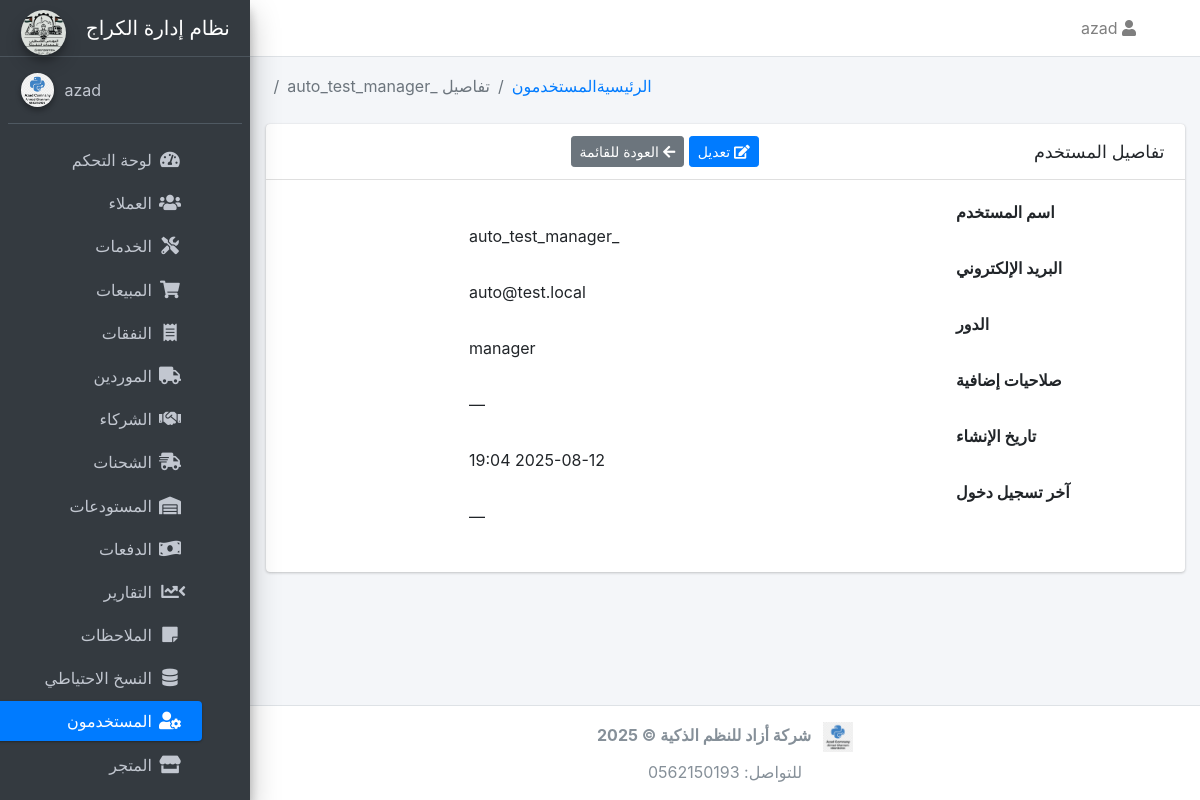
The app's page /users/2 (signed in) with its own data.
### models.py (models this page shows, shortened)
class TimestampMixin:
    created_at = db.Column(db.DateTime, default=datetime.utcnow, nullable=False)
    updated_at = db.Column(db.DateTime, default=datetime.utcnow, onupdate=datetime.utcnow, nullable=False)

class User(db.Model, UserMixin, TimestampMixin):
    __tablename__ = "users"
    id = db.Column(db.Integer, primary_key=True)
    username = db.Column(db.String(50), unique=True, nullable=False)
    email = db.Column(db.String(120), unique=True, nullable=False)
    password_hash = db.Column(db.String(128), nullable=False)
    role_id = db.Column(db.Integer, db.ForeignKey("roles.id"))
    is_active = db.Column(db.Boolean, default=True)
    last_login = db.Column(db.DateTime)
    role = db.relationship("Role", backref="users")
    extra_permissions = db.relationship(
        "Permission",
        secondary=user_permissions,
        backref=db.backref("users_extra", lazy="dynamic"),
        lazy="dynamic",
    )
    service_requests = db.relationship("ServiceRequest", back_populates="mechanic", lazy="dynamic")
    sales = db.relationship("Sale", back_populates="seller", cascade="all, delete-orphan")

class Role(db.Model):
    __tablename__ = "roles"
    id = db.Column(db.Integer, primary_key=True)
    name = db.Column(db.String(50), unique=True, nullable=False)
    description = db.Column(db.String(200))
    is_default = db.Column(db.Boolean, default=False)
    permissions = db.relationship(
        "Permission",
        secondary=role_permissions,
        lazy="selectin",
        backref=db.backref("roles", lazy="selectin"),
    )

### routes/users.py (the view)
@users_bp.route("/<int:user_id>", methods=["GET"], endpoint="user_detail")
@login_required
@permission_required("manage_users")
def user_detail(user_id):
    user = _get_or_404(User, user_id)
    return render_template("users/detail.html", user=user)

### app.py (called while the page is built, shortened)
@login_manager.user_loader
def load_user(user_id):
    from sqlalchemy.orm import joinedload, lazyload
    from sqlalchemy import select
    uid_str = str(user_id or "").strip()
    try:
        ident = int(uid_str)
    except Exception:
        return None
    stmt_user = (
        select(User)
        .options(joinedload(User.role).joinedload(Role.permissions))
        .where(User.id == ident)
    )
    user = db.session.execute(stmt_user).unique().scalar_one_or_none()
    if user:
        return user
    stmt_cust = select(Customer).options(lazyload("*")).where(Customer.id == ident)
    return db.session.execute(stmt_cust).scalar_one_or_none()

### routes/users.py (called while the page is built)
def _get_or_404(model, ident, options=None):
    q = db.session.query(model)
    if options:
        for opt in options:
            q = q.options(opt)
        obj = q.filter_by(id=ident).first()
    else:
        obj = db.session.get(model, ident)
    if obj is None:
        abort(404)
    return obj

### utils.py (called while the page is built, shortened)
def permission_required(*permission_names):
    base_needed = {str(p).strip().lower() for p in permission_names if p}
    def decorator(f):
        @wraps(f)
        def wrapped(*args, **kwargs):
            try:
                from flask import current_app as _ca
                cfg = getattr(_ca, "config", {})
            except Exception:
                cfg = {}
            if cfg.get("PERMISSION_DISABLED") or cfg.get("LOGIN_DISABLED"):
                return f(*args, **kwargs)
            try:
                role_name = str(
                    getattr(getattr(current_user, "role", None), "name", "")
                ).lower()
                if role_name in {r.lower() for r in _SUPER_ROLES}:
                    return f(*args, **kwargs)
            except Exception:
                pass
        return wrapped
    return decorator

### templates/users/detail.html (shortened to what this page needs)
{% extends 'base.html' %}
{% block breadcrumb %}
<li class="breadcrumb-item">
  <a href="{{ url_for('main.dashboard') }}">الرئيسية</a>
</li>
<li class="breadcrumb-item">
  <a href="{{ url_for('users_bp.list_users') }}">المستخدمون</a>
</li>
<li class="breadcrumb-item active">تفاصيل {{ user.username }}</li>
{% endblock %}
{% block content %}
<div class="container-fluid">
  <div class="card">
    <div class="card-header d-flex justify-content-between align-items-center">
      <h3 class="card-title mb-0">تفاصيل المستخدم</h3>
      <div class="card-tools">
        <a href="{{ url_for('users_bp.edit_user', user_id=user.id) }}" class="btn btn-sm btn-primary">
          <i class="fas fa-edit"></i> تعديل
        </a>
        <a href="{{ url_for('users_bp.list_users') }}" class="btn btn-sm btn-secondary">
          <i class="fas fa-arrow-left"></i> العودة للقائمة
        </a>
      </div>
    </div>
    <div class="card-body">
      <dl class="row">
        <dt class="col-sm-3">اسم المستخدم</dt>
        <dd class="col-sm-9">{{ user.username }}</dd>
        <dt class="col-sm-3">البريد الإلكتروني</dt>
        <dd class="col-sm-9">{{ user.email }}</dd>
        <dt class="col-sm-3">الدور</dt>
        <dd class="col-sm-9">{{ user.role.name if user.role else '—' }}</dd>
        <dt class="col-sm-3">صلاحيات إضافية</dt>
        <dd class="col-sm-9">
          {% set perms = user.extra_permissions.all() %}
          {% if perms %}
            {{ perms | map(attribute='name') | join(', ') }}
          {% else %}
            —
          {% endif %}
        </dd>
        <dt class="col-sm-3">تاريخ الإنشاء</dt>
        <dd class="col-sm-9">{{ user.created_at.strftime('%Y-%m-%d %H:%M') }}</dd>
        <dt class="col-sm-3">آخر تسجيل دخول</dt>
        <dd class="col-sm-9">
          {% if user.last_login %}
            {{ user.last_login.strftime('%Y-%m-%d %H:%M') }}
          {% else %}
            —
          {% endif %}
        </dd>
      </dl>
    </div>
  </div>
</div>
{% endblock %}

### templates/partials/navbar.html (shortened to what this page needs)
<nav class="main-header navbar navbar-expand navbar-white navbar-light">
  <ul class="navbar-nav ml-auto">
    <li class="nav-item dropdown">
      <a class="nav-link" data-toggle="dropdown" href="#">
        <i class="fas fa-user"></i>
        {{ current_user.username if current_user.is_authenticated else "ضيف" }}
      </a>
    </li>
  </ul>
</nav>

### templates/partials/sidebar.html (shortened to what this page needs)
<aside class="main-sidebar sidebar-dark-primary elevation-4" dir="rtl">
  <a href="{{ url_for('main.dashboard') }}" class="brand-link text-center">
    <img src="{{ url_for('static', filename='img/logo.png') }}"
         alt="Garage Logo"
         class="brand-image img-circle elevation-3"
         style="opacity:.9; max-height:45px;">
    <span class="brand-text font-weight-light d-block">نظام إدارة الكراج</span>
  </a>
  <div class="sidebar">
    <div class="user-panel mt-3 pb-3 mb-3 d-flex justify-content-end">
      <div class="info text-right">
        <a href="{{ url_for('users_bp.profile') }}" class="d-block">
          {{ current_user.username if current_user.is_authenticated else "ضيف" }}
        </a>
      </div>
      <div class="image">
        <img src="{{ url_for('static', filename='img/azad_logo.png') }}"
             class="img-circle elevation-2"
             alt="User Image">
      </div>
    </div>
    <nav class="mt-2">
      <ul class="nav nav-pills nav-sidebar flex-column text-right"
          data-widget="treeview"
          role="menu"
          data-accordion="false">
        <li class="nav-item">
          <a href="{{ url_for('main.dashboard') }}"
             class="nav-link {% if request.endpoint == 'main.dashboard' %}active{% endif %}">
            <i class="nav-icon fas fa-tachometer-alt"></i>
            <p>لوحة التحكم</p>
          </a>
        </li>
        <li class="nav-item">
          <a href="{{ url_for('customers_bp.list_customers') }}"
             class="nav-link {% if request.blueprint == 'customers_bp' %}active{% endif %}">
            <i class="nav-icon fas fa-users"></i>
            <p>العملاء</p>
          </a>
        </li>
        <li class="nav-item">
          <a href="{{ url_for('service.list_requests') }}"
             class="nav-link {% if request.blueprint == 'service' %}active{% endif %}">
            <i class="nav-icon fas fa-tools"></i>
            <p>الخدمات</p>
          </a>
        </li>
        <li class="nav-item">
          <a href="{{ url_for('sales_bp.list_sales') }}"
             class="nav-link {% if request.blueprint == 'sales_bp' %}active{% endif %}">
            <i class="nav-icon fas fa-shopping-cart"></i>
            <p>المبيعات</p>
          </a>
        </li>
        <li class="nav-item">
          <a href="{{ url_for('expenses_bp.list_expenses') }}"
             class="nav-link {% if request.blueprint == 'expenses_bp' %}active{% endif %}">
            <i class="nav-icon fas fa-receipt"></i>
            <p>النفقات</p>
          </a>
        </li>
        <li class="nav-item">
          <a href="{{ url_for('vendors_bp.suppliers_list') }}"
             class="nav-link {% if request.blueprint == 'vendors_bp' %}active{% endif %}">
            <i class="nav-icon fas fa-truck"></i>
            <p>الموردين</p>
          </a>
        </li>
        <li class="nav-item">
          <a href="{{ url_for('vendors_bp.partners_list') }}"
             class="nav-link {% if request.blueprint == 'vendors_bp' %}active{% endif %}">
            <i class="nav-icon fas fa-handshake"></i>
            <p>الشركاء</p>
          </a>
        </li>
        <li class="nav-item">
          <a href="{{ url_for('shipments_bp.list_shipments') }}"
             class="nav-link {% if request.blueprint == 'shipments_bp' %}active{% endif %}">
            <i class="nav-icon fas fa-shipping-fast"></i>
            <p>الشحنات</p>
          </a>
        </li>
        <li class="nav-item">
          <a href="{{ url_for('warehouse_bp.list') }}"
             class="nav-link {% if request.blueprint == 'warehouse_bp' %}active{% endif %}">
            <i class="nav-icon fas fa-warehouse"></i>
            <p>المستودعات</p>
          </a>
        </li>
        <li class="nav-item">
          <a href="{{ url_for('payments.list_payments') }}"
             class="nav-link {% if request.blueprint == 'payments' %}active{% endif %}">
            <i class="nav-icon fas fa-money-bill-wave"></i>
            <p>الدفعات</p>
          </a>
        </li>
        {% set is_reports = (request.blueprint == 'reports_bp') %}
        <li class="nav-item has-treeview {% if is_reports %}menu-open{% endif %}">
          <a href="{{ url_for('reports_bp.universal') }}"
             class="nav-link {% if is_reports and request.endpoint == 'reports_bp.universal' %}active{% endif %}">
            <i class="nav-icon fas fa-chart-line"></i>
            <p>
              التقارير
              <i class="right fas fa-angle-left"></i>
            </p>
          </a>
        </li>
        <li class="nav-item">
          <a href="{{ url_for('notes_bp.list_notes') }}"
             class="nav-link {% if request.blueprint == 'notes_bp' %}active{% endif %}">
            <i class="nav-icon fas fa-sticky-note"></i>
            <p>الملاحظات</p>
          </a>
        </li>
        <li class="nav-item">
          <a href="{{ url_for('main.backup_db') }}"
             class="nav-link {% if request.endpoint in ['main.backup_db','main.restore_db'] %}active{% endif %}">
            <i class="nav-icon fas fa-database"></i>
            <p>النسخ الاحتياطي</p>
          </a>
        </li>
        <li class="nav-item">
          <a href="{{ url_for('users_bp.list_users') }}"
             class="nav-link {% if request.blueprint == 'users_bp' %}active{% endif %}">
            <i class="nav-icon fas fa-user-cog"></i>
            <p>المستخدمون</p>
          </a>
        </li>
        <li class="nav-item">
          <a href="{{ url_for('shop.catalog') }}"
             class="nav-link {% if request.blueprint == 'shop' %}active{% endif %}">
            <i class="nav-icon fas fa-store"></i>
            <p>المتجر</p>
          </a>
        </li>
      </ul>
    </nav>
  </div>
</aside>

### records on screen
User: is_active+username "azad"
User: username "_auto_test_manager", email "auto@test.local", created_at "2025-08-12 19:04"
Role: role "manager"
